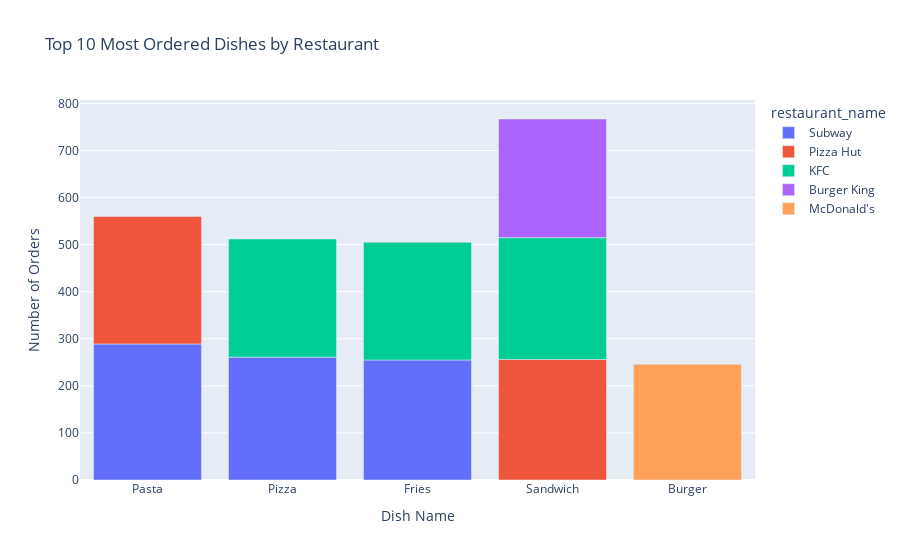

The cell this chart's notebook holds for it:
### Code cell
# Top 10 Most Ordered Dishes by Restaurant
result = df.groupby(['restaurant_name', 'dish_name']).size().reset_index(name='order_count')
result
 
fig = px.bar(result.sort_values(by='order_count', ascending=False).head(10),
             x='dish_name',
             y='order_count',
             color='restaurant_name',
             title='Top 10 Most Ordered Dishes by Restaurant',
             labels={'dish_name':'Dish Name', 'order_count':'Number of Orders'})
fig.show()

### Figure 1 — Plotly figure (JSON) as saved in the notebook; plotly's stock layout.template omitted (floating-point values rounded to 4 significant figures)
{"data": [{"hovertemplate": "restaurant_name=Subway<br>Dish Name=%{x}<br>Number of Orders=%{y}<extra></extra>", "legendgroup": "Subway", "marker": {"color": "#636efa", "pattern": {"shape": ""}}, "name": "Subway", "orientation": "v", "showlegend": true, "textposition": "auto", "type": "bar", "x": ["Pasta", "Pizza", "Fries"], "xaxis": "x", "y": [289, 261, 255], "yaxis": "y"}, {"hovertemplate": "restaurant_name=Pizza Hut<br>Dish Name=%{x}<br>Number of Orders=%{y}<extra></extra>", "legendgroup": "Pizza Hut", "marker": {"color": "#EF553B", "pattern": {"shape": ""}}, "name": "Pizza Hut", "orientation": "v", "showlegend": true, "textposition": "auto", "type": "bar", "x": ["Pasta", "Sandwich"], "xaxis": "x", "y": [271, 256], "yaxis": "y"}, {"hovertemplate": "restaurant_name=KFC<br>Dish Name=%{x}<br>Number of Orders=%{y}<extra></extra>", "legendgroup": "KFC", "marker": {"color": "#00cc96", "pattern": {"shape": ""}}, "name": "KFC", "orientation": "v", "showlegend": true, "textposition": "auto", "type": "bar", "x": ["Sandwich", "Pizza", "Fries"], "xaxis": "x", "y": [259, 251, 250], "yaxis": "y"}, {"hovertemplate": "restaurant_name=Burger King<br>Dish Name=%{x}<br>Number of Orders=%{y}<extra></extra>", "legendgroup": "Burger King", "marker": {"color": "#ab63fa", "pattern": {"shape": ""}}, "name": "Burger King", "orientation": "v", "showlegend": true, "textposition": "auto", "type": "bar", "x": ["Sandwich"], "xaxis": "x", "y": [252], "yaxis": "y"}, {"hovertemplate": "restaurant_name=McDonald's<br>Dish Name=%{x}<br>Number of Orders=%{y}<extra></extra>", "legendgroup": "McDonald's", "marker": {"color": "#FFA15A", "pattern": {"shape": ""}}, "name": "McDonald's", "orientation": "v", "showlegend": true, "textposition": "auto", "type": "bar", "x": ["Burger"], "xaxis": "x", "y": [246], "yaxis": "y"}], "layout": {"barmode": "relative", "legend": {"title": {"text": "restaurant_name"}, "tracegroupgap": 0}, "title": {"text": "Top 10 Most Ordered Dishes by Restaurant"}, "xaxis": {"anchor": "y", "domain": [0, 1], "title": {"text": "Dish Name"}}, "yaxis": {"anchor": "x", "domain": [0, 1], "title": {"text": "Number of Orders"}}}}
